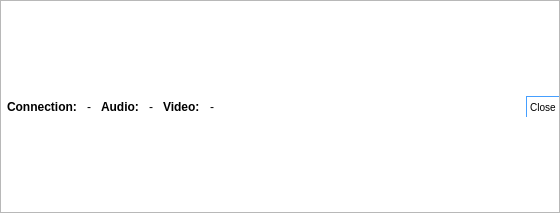
<?xml version="1.0" encoding="UTF-8"?>
<ui version="4.0">
 <class>VideoSessionWidget</class>
 <widget class="QWidget" name="VideoSessionWidget">
  <property name="geometry">
   <rect>
    <x>0</x>
    <y>0</y>
    <width>560</width>
    <height>213</height>
   </rect>
  </property>
  <property name="windowTitle">
   <string>VideoSessionWidget</string>
  </property>
  <property name="styleSheet">
   <string>
QWidget#MainFrame {
	background-color: rgb(255, 255, 255);
	color: rgb(0,0,0);
}</string>
  </property>
  <layout class="QVBoxLayout" name="verticalLayout">
   <property name="spacing">
    <number>0</number>
   </property>
   <property name="margin">
    <number>0</number>
   </property>
   <item>
    <widget class="QFrame" name="MainFrame">
     <layout class="QVBoxLayout" name="verticalLayout_3">
      <property name="spacing">
       <number>0</number>
      </property>
      <property name="margin">
       <number>0</number>
      </property>
      <item>
       <layout class="QVBoxLayout" name="mainVerticalLayout">
        <property name="margin">
         <number>0</number>
        </property>
        <item>
         <layout class="QHBoxLayout" name="horizontalLayout">
          <property name="spacing">
           <number>10</number>
          </property>
          <item>
           <widget class="QFrame" name="infoBarFrame">
            <property name="minimumSize">
             <size>
              <width>100</width>
              <height>0</height>
             </size>
            </property>
            <property name="frameShape">
             <enum>QFrame::StyledPanel</enum>
            </property>
            <property name="frameShadow">
             <enum>QFrame::Raised</enum>
            </property>
            <layout class="QHBoxLayout" name="horizontalLayout_3">
             <property name="spacing">
              <number>0</number>
             </property>
             <property name="margin">
              <number>0</number>
             </property>
             <item>
              <layout class="QHBoxLayout" name="horizontalLayout_2">
               <property name="spacing">
                <number>10</number>
               </property>
               <item>
                <widget class="QLabel" name="connectionStatusTitle">
                 <property name="sizePolicy">
                  <sizepolicy hsizetype="Preferred" vsizetype="Fixed">
                   <horstretch>0</horstretch>
                   <verstretch>0</verstretch>
                  </sizepolicy>
                 </property>
                 <property name="minimumSize">
                  <size>
                   <width>0</width>
                   <height>15</height>
                  </size>
                 </property>
                 <property name="maximumSize">
                  <size>
                   <width>16777215</width>
                   <height>15</height>
                  </size>
                 </property>
                 <property name="font">
                  <font>
                   <weight>75</weight>
                   <bold>true</bold>
                  </font>
                 </property>
                 <property name="styleSheet">
                  <string>color: rgb(0,0,0);</string>
                 </property>
                 <property name="text">
                  <string>Connection:</string>
                 </property>
                 <property name="indent">
                  <number>6</number>
                 </property>
                </widget>
               </item>
               <item>
                <widget class="QLabel" name="connectionStatus">
                 <property name="sizePolicy">
                  <sizepolicy hsizetype="Preferred" vsizetype="Fixed">
                   <horstretch>0</horstretch>
                   <verstretch>0</verstretch>
                  </sizepolicy>
                 </property>
                 <property name="minimumSize">
                  <size>
                   <width>0</width>
                   <height>15</height>
                  </size>
                 </property>
                 <property name="maximumSize">
                  <size>
                   <width>16777215</width>
                   <height>15</height>
                  </size>
                 </property>
                 <property name="styleSheet">
                  <string>color: rgb(0,0,0);</string>
                 </property>
                 <property name="text">
                  <string>-</string>
                 </property>
                </widget>
               </item>
               <item>
                <widget class="QLabel" name="audioStatusTitle">
                 <property name="sizePolicy">
                  <sizepolicy hsizetype="Preferred" vsizetype="Fixed">
                   <horstretch>0</horstretch>
                   <verstretch>0</verstretch>
                  </sizepolicy>
                 </property>
                 <property name="minimumSize">
                  <size>
                   <width>0</width>
                   <height>15</height>
                  </size>
                 </property>
                 <property name="maximumSize">
                  <size>
                   <width>16777215</width>
                   <height>15</height>
                  </size>
                 </property>
                 <property name="font">
                  <font>
                   <weight>75</weight>
                   <bold>true</bold>
                  </font>
                 </property>
                 <property name="styleSheet">
                  <string>color: rgb(0,0,0);</string>
                 </property>
                 <property name="text">
                  <string>Audio:</string>
                 </property>
                </widget>
               </item>
               <item>
                <widget class="QLabel" name="audioStatus">
                 <property name="sizePolicy">
                  <sizepolicy hsizetype="Preferred" vsizetype="Fixed">
                   <horstretch>0</horstretch>
                   <verstretch>0</verstretch>
                  </sizepolicy>
                 </property>
                 <property name="minimumSize">
                  <size>
                   <width>0</width>
                   <height>15</height>
                  </size>
                 </property>
                 <property name="maximumSize">
                  <size>
                   <width>16777215</width>
                   <height>15</height>
                  </size>
                 </property>
                 <property name="styleSheet">
                  <string>color: rgb(0,0,0);</string>
                 </property>
                 <property name="text">
                  <string>-</string>
                 </property>
                </widget>
               </item>
               <item>
                <widget class="QLabel" name="videoStatusTitle">
                 <property name="sizePolicy">
                  <sizepolicy hsizetype="Preferred" vsizetype="Fixed">
                   <horstretch>0</horstretch>
                   <verstretch>0</verstretch>
                  </sizepolicy>
                 </property>
                 <property name="minimumSize">
                  <size>
                   <width>0</width>
                   <height>15</height>
                  </size>
                 </property>
                 <property name="maximumSize">
                  <size>
                   <width>16777215</width>
                   <height>15</height>
                  </size>
                 </property>
                 <property name="font">
                  <font>
                   <weight>75</weight>
                   <bold>true</bold>
                  </font>
                 </property>
                 <property name="styleSheet">
                  <string>color: rgb(0,0,0);</string>
                 </property>
                 <property name="text">
                  <string>Video:</string>
                 </property>
                </widget>
               </item>
               <item>
                <widget class="QLabel" name="videoStatus">
                 <property name="sizePolicy">
                  <sizepolicy hsizetype="Preferred" vsizetype="Fixed">
                   <horstretch>0</horstretch>
                   <verstretch>0</verstretch>
                  </sizepolicy>
                 </property>
                 <property name="minimumSize">
                  <size>
                   <width>0</width>
                   <height>15</height>
                  </size>
                 </property>
                 <property name="maximumSize">
                  <size>
                   <width>16777215</width>
                   <height>15</height>
                  </size>
                 </property>
                 <property name="styleSheet">
                  <string>color: rgb(0,0,0);</string>
                 </property>
                 <property name="text">
                  <string>-</string>
                 </property>
                </widget>
               </item>
               <item>
                <spacer name="horizontalSpacer">
                 <property name="orientation">
                  <enum>Qt::Horizontal</enum>
                 </property>
                 <property name="sizeHint" stdset="0">
                  <size>
                   <width>1</width>
                   <height>1</height>
                  </size>
                 </property>
                </spacer>
               </item>
               <item>
                <widget class="QPushButton" name="closePushButton">
                 <property name="styleSheet">
                  <string>QPushButton {
	font-size: 10px;
	color: rgb(0,0,0);
	padding: 0px;
	padding-right: 3px;
	padding-left: 3px;
	min-height: 20px;
	max-height: 20px;
	border: 0px;
	border-color: rgba(0, 0, 0, 0);
	border-top: 1px solid rgb(69, 159, 255);
	border-left: 1px solid rgb(69, 159, 255);
	border-radius: 0px;
	background-color: rgb(255, 255, 255);
}

QPushButton:hover {
	font-size: 10px;
	color: rgb(0,0,0);
	padding: 0px;
	padding-right: 3px;
	padding-left: 3px;
	min-height: 20px;
	max-height: 20px;
	border: 0px;
	border-color: rgba(0, 0, 0, 0);
	border-top: 1px solid rgb(69, 159, 255);
	border-left: 1px solid rgb(69, 159, 255);
	border-radius: 0px;
	background-color: qlineargradient(spread:pad, x1:0.006, y1:0, x2:0, y2:1, stop:0.142045 rgba(229, 234, 243, 255), stop:0.295455 rgba(209, 215, 221, 255), stop:0.744318 rgba(178, 183, 196, 255), stop:1 rgba(222, 227, 236, 255));
}

QPushButton::pressed {
	color: rgb(0,0,0);
	padding-right: 3px;
	padding-left: 3px;
	min-height: 20px;
	max-height: 20px;
	border: 0px;
	border-color: rgba(0, 0, 0, 0);
	border-top: 1px solid rgb(69, 159, 255);
	border-left: 1px solid rgb(69, 159, 255);
	border-radius: 0px;
	background-color: rgb(207, 207, 207);
}</string>
                 </property>
                 <property name="text">
                  <string>Close</string>
                 </property>
                </widget>
               </item>
              </layout>
             </item>
            </layout>
           </widget>
          </item>
         </layout>
        </item>
       </layout>
      </item>
     </layout>
    </widget>
   </item>
  </layout>
 </widget>
 <resources/>
 <connections/>
</ui>
